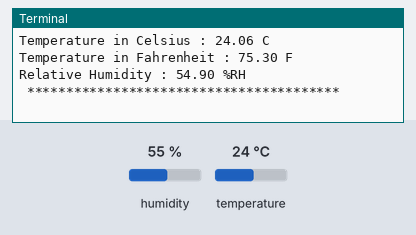
This program was run on a simulated Raspberry Pi (BCM pin numbers). Shown: the last lines printed to the terminal. The test bench sets the inputs (shaded band); at power-on: humidity 55 %, temperature 24 °C.

Above: at 1.2 s.
1.3 s: humidity set to 22 %
At 1.61 s:
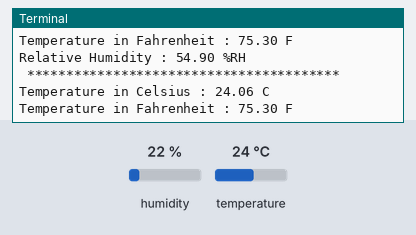
2.8 s: temperature set to 12 °C
At 3.5 s:
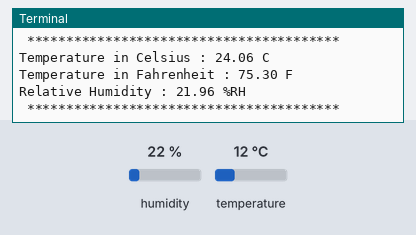
4.3 s: humidity set to 40 %
At 5.7 s:
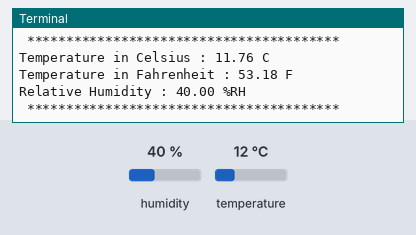
Timing chart, 0 to 7.3 s (numbered marks = the images above; inputs shaded):
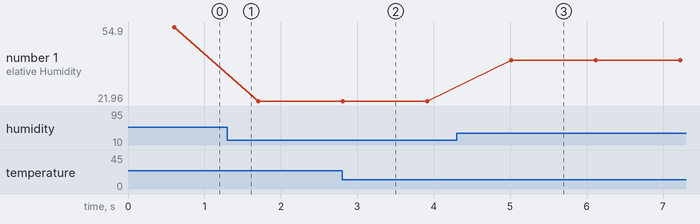

The program:

HDC1000.py
```python
# (licence header left out)
import smbus
import time

# Get I2C bus
bus = smbus.SMBus(1)

# I2C address of the device
HDC1000_DEFAULT_ADDRESS				= 0x40

# HDC1000 Register Map
HDC1000_REG_TEMP					= 0x00 # Temperature measurement output
HDC1000_REG_HUMI					= 0x01 # Humidity measurement output
HDC1000_REG_CONFIG					= 0x02 # HDC1000 configuration and status
HDC1000_REG_SERID_1					= 0xFB # First 2 bytes of the serial ID of the part
HDC1000_REG_SERID_2					= 0xFC # Mid 2 bytes of the serial ID of the part
HDC1000_REG_SERID_3					= 0xFD # Last byte bit of the serial ID of the part
HDC1000_REG_MFID					= 0xFE # ID of Texas Instruments
HDC1000_REG_DEVID					= 0xFF # ID of HDC1000 device

# HDC1000 Configuration Register
HDC1000_CONFIG_RST					= 0x80 # Software Reset
HDC1000_CONFIG_HEAT_ON				= 0x20 # Heater Enabled
HDC1000_CONFIG_HEAT_OFF				= 0x00 # Heater Disabled
HDC1000_CONFIG_BOTH_TEMP_HUMI		= 0x10 # Temperature and Humidity are acquired in sequence, Temperature first
HDC1000_CONFIG_SINGLE_MEASUR		= 0x00 # Temperature or Humidity is acquired
HDC1000_CONFIG_TEMP_HUMI_14BIT		= 0x00 # Temperature & Humidity Resolution = 14-bits
HDC1000_CONFIG_TEMP_11BIT			= 0x04 # Temperature Resolution = 11-bits
HDC1000_CONFIG_HUMI_11BIT			= 0x01 # Humidity Resolution = 11-bits
HDC1000_CONFIG_HUMI_8BIT			= 0x02 # Humidity Resolution = 8-bits

class HDC1000():
	def __init__(self):
		self.write_configuration()
		self.write_tempcommand()
		self.write_humicommnad()

	def write_configuration(self):
		"""Select the temperature & humidity configuration from the given provided values"""
		CONFIG = (HDC1000_CONFIG_HEAT_ON | HDC1000_CONFIG_BOTH_TEMP_HUMI | HDC1000_CONFIG_TEMP_HUMI_14BIT)
		bus.write_byte_data(HDC1000_DEFAULT_ADDRESS, HDC1000_REG_CONFIG, CONFIG)

	def write_tempcommand(self):
		"""Select the temperature command from the given provided values"""
		bus.write_byte(HDC1000_DEFAULT_ADDRESS, HDC1000_REG_TEMP)

	def read_temp(self):
		"""Read data back from device address, 2 bytes, temp MSB, temp LSB"""
		data0 = bus.read_byte(HDC1000_DEFAULT_ADDRESS)
		data1 = bus.read_byte(HDC1000_DEFAULT_ADDRESS)

		# Convert the data
		temp = (data0 * 256) + data1
		cTemp = (temp / 65536.0) * 165.0 - 40
		fTemp = cTemp * 1.8 + 32

		return {'c' : cTemp, 'f' : fTemp}

	def write_humicommnad(self):
		"""Select the humidity command from the given provided values"""
		bus.write_byte(HDC1000_DEFAULT_ADDRESS, HDC1000_REG_HUMI)

	def read_humidity(self):
		"""Read data back from the device address, 2 bytes, humidity MSB, humidity LSB"""
		data0 = bus.read_byte(HDC1000_DEFAULT_ADDRESS)
		data1 = bus.read_byte(HDC1000_DEFAULT_ADDRESS)

		# Convert the data
		humidity = (data0 * 256) + data1
		humidity = (humidity / 65536.0) * 100.0

		return {'h' : humidity}

from HDC1000 import HDC1000
hdc1000 = HDC1000()

while True:
	hdc1000.write_configuration()
	hdc1000.write_tempcommand()
	time.sleep(0.3)
	temp = hdc1000.read_temp()
	print "Temperature in Celsius : %.2f C"%(temp['c'])
	print "Temperature in Fahrenheit : %.2f F"%(temp['f'])
	hdc1000.write_humicommnad()
	time.sleep(0.3)
	hum = hdc1000.read_humidity()
	print "Relative Humidity : %.2f %%RH"%(hum['h'])
	print " **************************************** "
	time.sleep(0.5)
```

Measured:
- after the input at 4.3 s, the terminal: prints a new line after 0.72 s (image 3)
- plotted number 1: 54.9 → 21.96 after the input at 1.3 s, 21.96 → 40 after the input at 4.3 s
